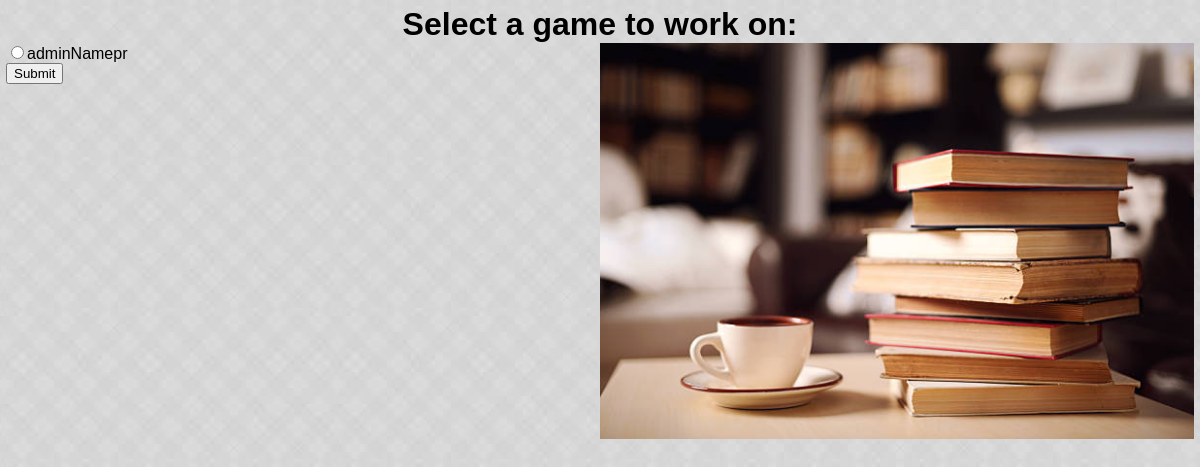
The app's page /frontend/creatorProjSelect.php, older data.
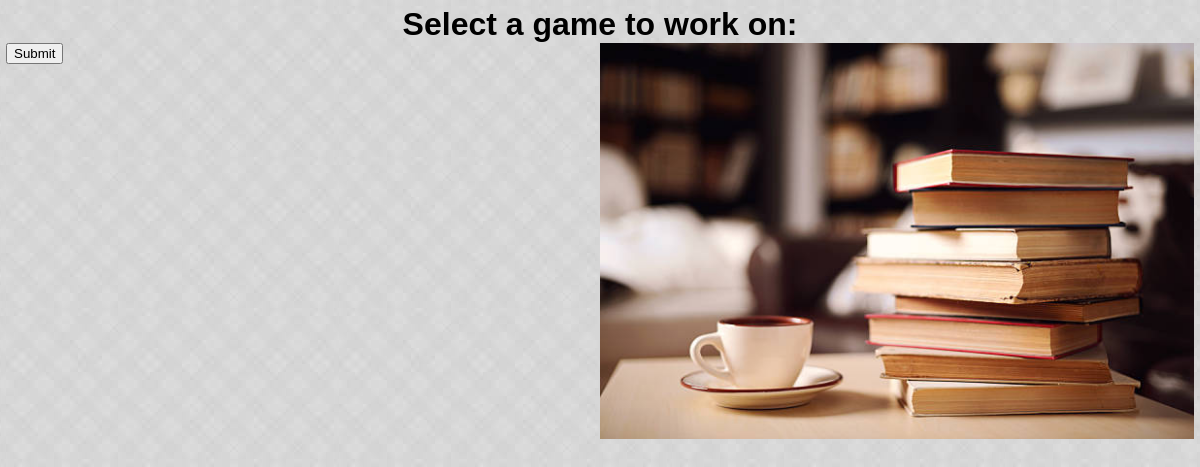
The same page, newer data.
### tables this page shows
CREATE TABLE `project` (
  `projectID` int(11) NOT NULL,
  `projectName` varchar(16) NOT NULL,
  `ownerID` int(11) NOT NULL,
  `firstSceneID` int(11) NOT NULL,
  `isPublished` tinyint(1) NOT NULL
);

### backend/backendapi/databaseapi.php (called while the page is built, shortened)
<?php
include dirname(__DIR__, 1)."/objects/database.php";
include dirname(__DIR__, 1).'/objects/result.php';
class DatabaseAPI{
  private $conn;
  public function __construct($input){
    $database = new Database($input);
    $this->conn = $database->getConnection();
  }
  public function getAllPublishedProjects(){
    $result = new Result();
    $findUser = "SELECT * FROM project WHERE isPublished = 1";
    $query = mysqli_query($this->conn, $findUser);
    if (!$query){
      $result->setError("Error: mysqli_query error");
      return $result;
    }
    else{
      $result->setResult($query);
      return $result;
    }
  }
}
?>

### backend/objects/database.php (called while the page is built, shortened)
<?php
class Database{
  private $servername = "";
  private $db_name = "";
  private $username = "";
  private $password = "";
  public function getConnection(){
    $this->conn = mysqli_init( );
    $this->conn->options( MYSQLI_OPT_CONNECT_TIMEOUT, 3 );
    $this->conn->real_connect($this->servername, $this->username, $this->password, $this->db_name);
    return $this->conn;
  }
  public function __construct($input){
    if ($input == 0){
      $this->servername = "localhost";
      $this->username = "root";
      $this->password = "";
      $this->db_name = "gameenginedb";
    }
    else {
      $this->servername = "people.wku.edu";
      $this->username = "kth81383";
      $this->password = "nk4k9n8wR_yQTjjU";
      $this->db_name = "gameenginedb";
    }
  }
}
?>

### backend/backendapi/backendapi.php (called while the page is built, shortened)
<?php
include 'databaseapi.php';
class BackendAPI{
  public function __construct($input){
    $this->databaseapi = new DatabaseAPI($input);
  }
}
?>

### backend/objects/result.php (called while the page is built, shortened)
<?php
class Result{
    private $errorFlag=false;
    private $happyResult="";
    public function setResult($input){
      $this->happyResult = $input;
    }
    public function getResult(){
      return $this->happyResult;
    }
    public function isError(){
      return $this->errorFlag;
    }
}
?>

### frontend/creatorProjSelect.php (the view)
<html>
<link rel="stylesheet" href="../css/mycss.css">
<h1>Select a game to work on:</h1>
<body>
	<div id="body" class="row">
		<div id=leftcol class="col">
			<form action="scenebuilder.php" method="post">
				<?php
				include dirname(__DIR__, 1).'/backend/backendapi/backendapi.php';
				$backendapi = new BackendAPI(0);
				$allProjects = $backendapi->databaseapi->getAllPublishedProjects();
				if (!$allProjects->isError()){
					while($row = mysqli_fetch_assoc($allProjects->getResult())){
						echo "<input type=\"radio\" name=\"project\" value=\"" .$row['projectID']."\">" . $row['projectName'] . "</input></br>";
					}
				}
				?>
				<input type="submit">
			</form>
		</div>
		<div id=rightcol class="col">
			<img src="../images/bookLogo.jpg" alt="Book Logo" id="thumb">
		</div>
	</div>
</body>
</html>

### css/mycss.css (style rules this page uses)
html { background-image: url(../images/grayBackground.jpg); background-repeat: repeat; margin: 0.5%; }
body { overflow-x: hidden; font-family: Arial; margin: auto; }
.col { float:left; width: 50%; height:250px; }
.row:after { content: ""; display: table; clear: both; }
h1 { margin: auto; text-align: center; overflow: auto; }
#thumb { float: left; width: 100%; height: auto; }
input[type="checkbox"]:hover, input[type="radio"]:hover, input[type="submit"] { cursor: pointer; }

Row changes from the older to the newer data that the page shows:
removed project: projectName "adminNamepr"
